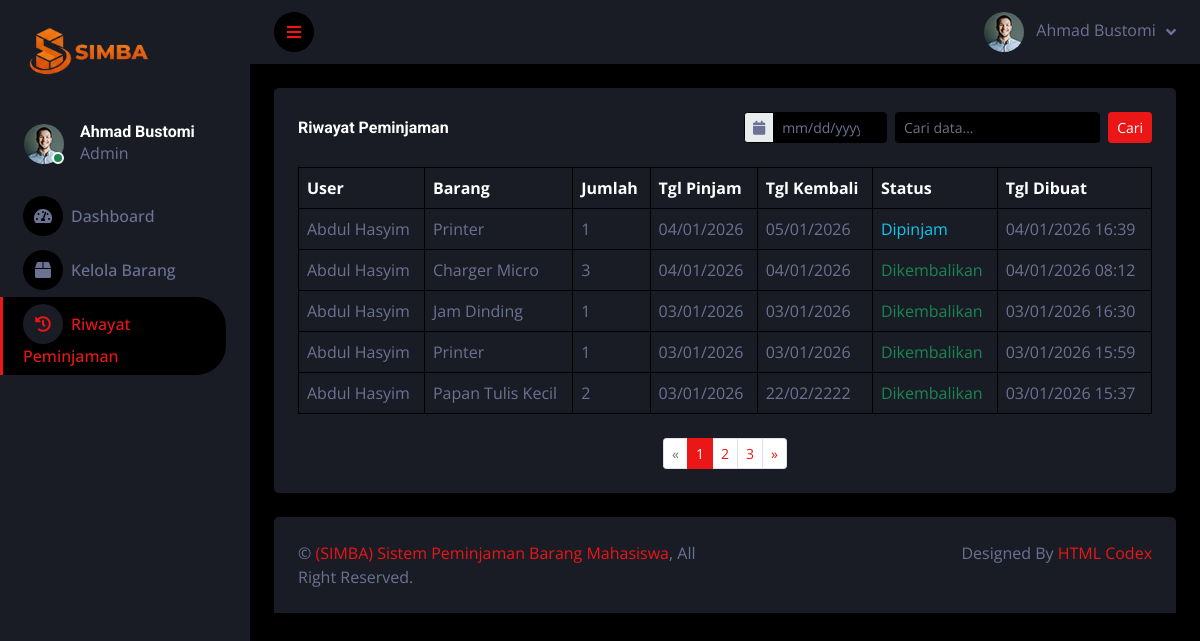
The app's page /adminpinjam.php (signed in) with its own data.
### tables this page shows
CREATE TABLE `peminjaman` (
  `id_pinjam` int(11) NOT NULL,
  `id_user` int(11) NOT NULL,
  `id_barang` int(11) NOT NULL,
  `jumlah` int(11) NOT NULL,
  `tgl_pinjam` date NOT NULL,
  `tgl_kembali` date NOT NULL,
  `status` enum('dipinjam','dikembalikan') DEFAULT 'dipinjam',
  `created_at` timestamp NOT NULL DEFAULT current_timestamp()
);

CREATE TABLE `users` (
  `id_user` int(11) NOT NULL,
  `nama` varchar(100) NOT NULL,
  `username` varchar(50) NOT NULL,
  `password` varchar(255) NOT NULL,
  `created_at` timestamp NOT NULL DEFAULT current_timestamp()
);

CREATE TABLE `barang` (
  `id_barang` int(11) NOT NULL,
  `kode_barang` varchar(20) NOT NULL,
  `nama_barang` varchar(100) NOT NULL,
  `stok` int(11) NOT NULL DEFAULT 0,
  `deskripsi` text DEFAULT NULL,
  `created_at` timestamp NOT NULL DEFAULT current_timestamp()
);

### functions/funcpeminjaman.php (called while the page is built, shortened)
<?php
require_once __DIR__ . '/funcbarang.php';
function getSemuaPeminjaman($keyword = '', $limit = null, $offset = 0, $filter_status = '', $date = '', $dashboard_mode = false) {
    global $koneksi;
    $where_clauses = [];
    $where = "";
    $query = "SELECT p.*, u.nama as nama_user, u.username, b.kode_barang, b.nama_barang
              FROM peminjaman p
              JOIN users u ON p.id_user = u.id_user
              JOIN barang b ON p.id_barang = b.id_barang
              $where";
    if ($dashboard_mode) {
        $query .= " ORDER BY
                    CASE
                        WHEN p.status = 'dipinjam' THEN 1
                        WHEN p.status = 'rejected' THEN 2
                        WHEN p.status = 'dikembalikan' THEN 3
                        ELSE 4
                    END,
                    p.created_at DESC";
    } else {
        $query .= " ORDER BY p.created_at DESC";
    }
    if ($limit !== null) {
        $limit = (int)$limit;
        $offset = (int)$offset;
        $query .= " LIMIT $limit OFFSET $offset";
    }
    $result = mysqli_query($koneksi, $query);
    $data = [];
    if ($result) {
        while ($row = mysqli_fetch_assoc($result)) {
            $data[] = $row;
        }
    }
    return $data;
}
function countSemuaPeminjaman($keyword = '', $filter_status = '', $date = '', $dashboard_mode = false) {
    global $koneksi;
    $where_clauses = [];
    $where = "";
    $query = "SELECT COUNT(*) as total
              FROM peminjaman p
              JOIN users u ON p.id_user = u.id_user
              JOIN barang b ON p.id_barang = b.id_barang
              $where";
    $result = mysqli_query($koneksi, $query);
    if ($result) {
        $row = mysqli_fetch_assoc($result);
        return (int)($row['total'] ?? 0);
    }
    return 0;
}
?>

### adminpinjam.php (the view, shortened to what this page needs)
<?php
require_once 'functions/functions.php';
require_once 'functions/funcpeminjaman.php';
$keyword = $_GET['search'] ?? '';
$search_date = $_GET['search_date'] ?? '';
$limit = 5;
$page = (int)($_GET['page'] ?? 1);
$offset = ($page - 1) * $limit;
$total_data = countSemuaPeminjaman($keyword, '', $search_date);
$total_pages = ceil($total_data / $limit);
$semua_peminjaman = getSemuaPeminjaman($keyword, $limit, $offset, '', $search_date);
require_once 'header.php';
?>
<div class="container-fluid pt-4 px-4">
    <div class="bg-secondary text-center rounded p-4">
        <div class="d-flex align-items-center justify-content-between mb-4">
            <h6 class="mb-0">Riwayat Peminjaman</h6>
            <form method="GET" class="d-flex align-items-center">
                <div class="input-group input-group-sm me-2" style="width: auto;">
                    <span class="input-group-text"><i class="fa fa-calendar"></i></span>
                    <input type="date" name="search_date" class="form-control form-control-sm" placeholder="Pilih tanggal" value="<?= htmlspecialchars($_GET['search_date'] ?? '') ?>">
                </div>
                <input type="text" name="search" class="form-control form-control-sm me-2" placeholder="Cari data..." value="<?= htmlspecialchars($keyword) ?>">
                <button type="submit" class="btn btn-sm btn-primary">Cari</button>
            </form>
        </div>
        <div class="table-responsive">
            <table class="table text-start align-middle table-bordered table-hover mb-0">
                <thead>
                    <tr class="text-white">
                        <th scope="col">User</th>
                        <th scope="col">Barang</th>
                        <th scope="col">Jumlah</th>
                        <th scope="col">Tgl Pinjam</th>
                        <th scope="col">Tgl Kembali</th>
                        <th scope="col">Status</th>
                        <th scope="col">Tgl Dibuat</th>
                    </tr>
                </thead>
                <tbody>
                    <?php if (count($semua_peminjaman) > 0): ?>
                        <?php foreach ($semua_peminjaman as $pinjam): ?>
                            <tr>
                                <td><?= htmlspecialchars($pinjam['nama_user']) ?></td>
                                <td><?= htmlspecialchars($pinjam['nama_barang']) ?></td>
                                <td><?= $pinjam['jumlah'] ?></td>
                                <td><?= date('d/m/Y', strtotime($pinjam['tgl_pinjam'])) ?></td>
                                <td><?= date('d/m/Y', strtotime($pinjam['tgl_kembali'])) ?></td>
                                <td>
                                    <?php
                                    $status_class = 'text-warning';
                                    if ($pinjam['status'] == 'dipinjam') $status_class = 'text-info';
                                    elseif ($pinjam['status'] == 'dikembalikan') $status_class = 'text-success';
                                    elseif ($pinjam['status'] == 'rejected') $status_class = 'text-danger';
                                    ?>
                                    <span class="<?= $status_class ?>">
                                        <?= ucfirst(str_replace('_', ' ', $pinjam['status'])) ?>
                                    </span>
                                </td>
                                <td><?= date('d/m/Y H:i', strtotime($pinjam['created_at'])) ?></td>
                            </tr>
                        <?php endforeach; ?>
                    <?php else: ?>
                        <tr>
                            <td colspan="7">Belum ada data peminjaman.</td>
                        </tr>
                    <?php endif; ?>
                </tbody>
            </table>
        </div>
        <?php if ($total_pages > 1): ?>
        <nav aria-label="Page navigation" class="mt-4">
            <ul class="pagination pagination-sm justify-content-center mb-0">
                <li class="page-item <?= $page <= 1 ? 'disabled' : '' ?>">
                    <a class="page-link" href="?page=<?= $page - 1 ?>&search=<?= urlencode($keyword) ?>&search_date=<?= urlencode($search_date) ?>" aria-label="Previous">
                        <span aria-hidden="true">&laquo;</span>
                    </a>
                </li>
                <?php for ($i = 1; $i <= $total_pages; $i++): ?>
                    <li class="page-item <?= $page == $i ? 'active' : '' ?>">
                        <a class="page-link" href="?page=<?= $i ?>&search=<?= urlencode($keyword) ?>&search_date=<?= urlencode($search_date) ?>"><?= $i ?></a>
                    </li>
                <?php endfor; ?>
                <li class="page-item <?= $page >= $total_pages ? 'disabled' : '' ?>">
                    <a class="page-link" href="?page=<?= $page + 1 ?>&search=<?= urlencode($keyword) ?>&search_date=<?= urlencode($search_date) ?>" aria-label="Next">
                        <span aria-hidden="true">&raquo;</span>
                    </a>
                </li>
            </ul>
        </nav>
        <?php endif; ?>
    </div>
</div>
<?php
require_once 'footer.php';
?>

### records on screen
peminjaman: id_user.nama "Abdul Hasyim", id_barang.nama_barang "Printer", jumlah "1", tgl_pinjam "04/01/2026", tgl_kembali "05/01/2026", status "Dipinjam", created_at "04/01/2026 16:39"
peminjaman: id_user.nama "Abdul Hasyim", id_barang.nama_barang "Charger Micro", jumlah "3", tgl_pinjam "04/01/2026", tgl_kembali "04/01/2026", status "Dikembalikan", created_at "04/01/2026 08:12"
peminjaman: id_user.nama "Abdul Hasyim", id_barang.nama_barang "Jam Dinding", jumlah "1", tgl_pinjam "03/01/2026", tgl_kembali "03/01/2026", status "Dikembalikan", created_at "03/01/2026 16:30"
peminjaman: id_user.nama "Abdul Hasyim", id_barang.nama_barang "Printer", jumlah "1", tgl_pinjam "03/01/2026", tgl_kembali "03/01/2026", status "Dikembalikan", created_at "03/01/2026 15:59"
peminjaman: id_user.nama "Abdul Hasyim", id_barang.nama_barang "Papan Tulis Kecil", jumlah "2", tgl_pinjam "03/01/2026", tgl_kembali "22/02/2222", status "Dikembalikan", created_at "03/01/2026 15:37"

### other values on screen
$_SESSION['admin_nama'] "Ahmad Bustomi"
